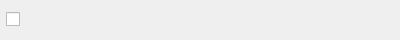
<?xml version="1.0" encoding="UTF-8"?>
<ui version="4.0">
 <class>I_ExpressionRecordForm</class>
 <widget class="QWidget" name="I_ExpressionRecordForm">
  <property name="geometry">
   <rect>
    <x>0</x>
    <y>0</y>
    <width>400</width>
    <height>40</height>
   </rect>
  </property>
  <property name="minimumSize">
   <size>
    <width>0</width>
    <height>40</height>
   </size>
  </property>
  <property name="maximumSize">
   <size>
    <width>16777215</width>
    <height>60</height>
   </size>
  </property>
  <property name="font">
   <font>
    <pointsize>11</pointsize>
   </font>
  </property>
  <property name="windowTitle">
   <string>Form</string>
  </property>
  <layout class="QHBoxLayout" name="horizontalLayout">
   <property name="spacing">
    <number>0</number>
   </property>
   <property name="leftMargin">
    <number>6</number>
   </property>
   <property name="topMargin">
    <number>0</number>
   </property>
   <property name="rightMargin">
    <number>6</number>
   </property>
   <property name="bottomMargin">
    <number>0</number>
   </property>
   <item>
    <widget class="QWidget" name="widget" native="true">
     <layout class="QHBoxLayout" name="horizontalLayout_2">
      <property name="spacing">
       <number>12</number>
      </property>
      <property name="leftMargin">
       <number>0</number>
      </property>
      <property name="topMargin">
       <number>0</number>
      </property>
      <property name="rightMargin">
       <number>0</number>
      </property>
      <property name="bottomMargin">
       <number>0</number>
      </property>
      <item>
       <widget class="QWidget" name="widget_2" native="true">
        <property name="sizePolicy">
         <sizepolicy hsizetype="Maximum" vsizetype="Preferred">
          <horstretch>0</horstretch>
          <verstretch>0</verstretch>
         </sizepolicy>
        </property>
        <layout class="QHBoxLayout" name="horizontalLayout_3">
         <property name="spacing">
          <number>0</number>
         </property>
         <property name="leftMargin">
          <number>0</number>
         </property>
         <property name="topMargin">
          <number>0</number>
         </property>
         <property name="rightMargin">
          <number>0</number>
         </property>
         <property name="bottomMargin">
          <number>0</number>
         </property>
         <item alignment="Qt::AlignHCenter">
          <widget class="QCheckBox" name="checkBox">
           <property name="text">
            <string/>
           </property>
          </widget>
         </item>
        </layout>
       </widget>
      </item>
      <item>
       <widget class="QLabel" name="name_label">
        <property name="text">
         <string/>
        </property>
        <property name="wordWrap">
         <bool>true</bool>
        </property>
       </widget>
      </item>
     </layout>
    </widget>
   </item>
  </layout>
 </widget>
 <resources/>
 <connections/>
</ui>
